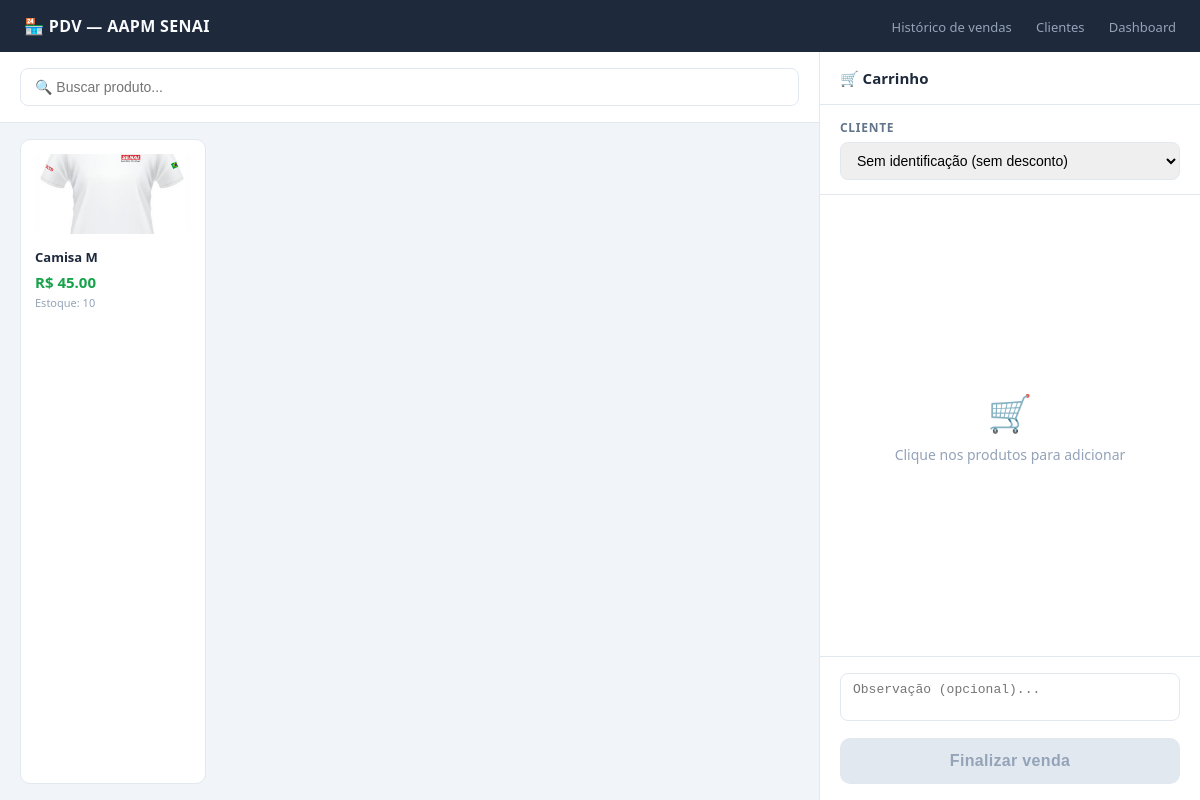
Page /pdv/ (signed in) on the committed database.
### app/models/produto.py (models this page shows, shortened)
class Produto(Base):
    __tablename__ = "produtos"
    id = Column(Integer, primary_key=True, autoincrement=True, index=True)
    nome = Column(String(150), nullable=False, index=True)
    preco = Column(Float, nullable=False, default=0.0)
    estoque_atual = Column(Integer, nullable=False, default=0)
    ativo = Column(Boolean, default=True)
    imagem_path = Column(String(255), nullable=True)
    categoria_id = Column(Integer, ForeignKey("categorias.id", ondelete="SET NULL"), nullable=True)
    categoria = relationship("Categoria", back_populates="produtos")

### app/controllers/pdv_controller.py (the view)
@router.get("/")
def tela_pdv(
    request: Request,
    db: Session = Depends(get_db),
    usuario = Depends(get_usuario_logado)
):
    produtos  = (
        db.query(Produto)
        .filter(Produto.ativo == True, Produto.estoque_atual > 0)
        .order_by(Produto.nome)
        .all()
    )
    clientes  = (
        db.query(Cliente)
        .filter(Cliente.ativo == True)
        .order_by(Cliente.nome)
        .all()
    )
    return templates.TemplateResponse(
        request,
        "pdv/index.html",
        {
            "request":             request,
            "usuario":             usuario,
            "produtos":            produtos,
            "clientes":            clientes,
            "desconto_associado":  DESCONTO_ASSOCIADO,
        }
    )

### app/templates/pdv/index.html (shortened to what this page needs)
<!DOCTYPE html>
<html lang="pt-br">
<head>
</head>
<body>
<header class="topbar">
    <span class="topbar-title">🏪 PDV — AAPM SENAI</span>
    <nav class="topbar-links">
        <a href="/pdv/historico">Histórico de vendas</a>
        <a href="/clientes">Clientes</a>
        <a href="/dashboard">Dashboard</a>
    </nav>
</header>
<div class="pdv-layout">
    <section class="produtos-col">
        <div class="produtos-header">
            <input class="busca-input"
                   type="text"
                   id="busca-produto"
                   placeholder="🔍 Buscar produto..."
                   autocomplete="off">
        </div>
        <div class="produtos-grid" id="grade-produtos">
            {% for p in produtos %}
            <div class="produto-card {% if p.estoque_atual == 0 %}sem-estoque{% endif %}"
                 data-id="{{ p.id }}"
                 data-nome="{{ p.nome }}"
                 data-preco="{{ p.preco }}"
                 data-estoque="{{ p.estoque_atual }}"
                 data-nome-lower="{{ p.nome.lower() }}"
                 onclick="adicionarAoCarrinho(this)">
                <img src="{{ p.imagem_url }}" alt="{{ p.nome }}">
                <div class="produto-card-nome">{{ p.nome }}</div>
                <div class="produto-card-preco">
                    R$ {{ "%.2f"|format(p.preco) }}
                </div>
                <div class="produto-card-estoque">
                    Estoque: {{ p.estoque_atual }}
                </div>
            </div>
            {% endfor %}
        </div>
    </section>
    <aside class="carrinho-col">
        <div class="carrinho-header">🛒 Carrinho</div>
        <div class="cliente-section">
            <label>Cliente</label>
            <select class="cliente-select"
                    id="select-cliente"
                    onchange="atualizarCliente(this)">
                <option value="0" data-associado="false">
                    Sem identificação (sem desconto)
                </option>
            </select>
        </div>
        <div class="carrinho-itens" id="lista-carrinho">
            <div class="carrinho-vazio" id="msg-vazio">
                <span class="carrinho-vazio-icon">🛒</span>
                Clique nos produtos para adicionar
            </div>
        </div>
        <div class="carrinho-footer">
            <textarea class="obs-input"
                      id="obs-input"
                      rows="2"
                      placeholder="Observação (opcional)..."></textarea>
            <form id="form-venda" action="/pdv/finalizar" method="post">
                <button class="btn-finalizar"
                        id="btn-finalizar"
                        type="button"
                        disabled
                        onclick="finalizarVenda()">
                    Finalizar venda
                </button>
            </form>
        </div>
    </aside>
</div>
</body>
</html>

### app/templates/pdv/index.html (style rules this page uses)
*, *::before, *::after { box-sizing: border-box; margin: 0; padding: 0; }
body { font-family: 'Segoe UI', sans-serif; background: #f1f5f9; color: #1e293b; height: 100vh; display: flex; flex-direction: column; }
.topbar { background: #1e293b; color: #f8fafc; padding: 0 24px; height: 52px; display: flex; align-items: center; justify-content: space-between; flex-shrink: 0; }
.topbar-title { font-weight: 700; font-size: 16px; letter-spacing: .02em; }
.topbar-links a { color: #94a3b8; font-size: 13px; margin-left: 20px; text-decoration: none; }
.pdv-layout { display: grid; grid-template-columns: 1fr 380px; flex: 1; overflow: hidden; }
.produtos-col { display: flex; flex-direction: column; border-right: 1px solid #e2e8f0; overflow: hidden; }
.produtos-header { padding: 16px 20px; border-bottom: 1px solid #e2e8f0; background: #fff; flex-shrink: 0; }
.busca-input { width: 100%; padding: 10px 14px; border: 1px solid #e2e8f0; border-radius: 8px; font-size: 14px; outline: none; transition: border-color .2s; }
.produtos-grid { display: grid; grid-template-columns: repeat(auto-fill, minmax(160px, 1fr)); gap: 12px; padding: 16px 20px; overflow-y: auto; flex: 1; }
.produto-card { background: #fff; border: 1px solid #e2e8f0; border-radius: 10px; padding: 14px; cursor: pointer; transition: border-color .15s, transform .1s, box-shadow .15s; user-select: none; }
.produto-card img { width: 100%; height: 80px; object-fit: cover; border-radius: 6px; margin-bottom: 10px; background: #f8fafc; }
.produto-card-nome { font-size: 13px; font-weight: 600; color: #1e293b; line-height: 1.3; margin-bottom: 6px; }
.produto-card-preco { font-size: 15px; font-weight: 700; color: #16a34a; }
.produto-card-estoque { font-size: 11px; color: #94a3b8; margin-top: 3px; }
.carrinho-col { display: flex; flex-direction: column; background: #fff; overflow: hidden; }
.carrinho-header { padding: 16px 20px; border-bottom: 1px solid #e2e8f0; font-weight: 700; font-size: 15px; flex-shrink: 0; }
.cliente-section { padding: 14px 20px; border-bottom: 1px solid #e2e8f0; flex-shrink: 0; }
.cliente-section label { font-size: 12px; font-weight: 600; color: #64748b; text-transform: uppercase; letter-spacing: .06em; display: block; margin-bottom: 6px; }
.cliente-select { width: 100%; padding: 9px 12px; border: 1px solid #e2e8f0; border-radius: 8px; font-size: 14px; outline: none; cursor: pointer; transition: border-color .2s; }
.carrinho-itens { flex: 1; overflow-y: auto; padding: 8px 0; }
.carrinho-vazio { display: flex; flex-direction: column; align-items: center; justify-content: center; height: 100%; color: #94a3b8; font-size: 14px; gap: 8px; }
.carrinho-vazio-icon { font-size: 36px; }
.carrinho-footer { border-top: 1px solid #e2e8f0; padding: 16px 20px; flex-shrink: 0; }
.obs-input { width: 100%; padding: 8px 12px; border: 1px solid #e2e8f0; border-radius: 8px; font-size: 13px; margin-bottom: 12px; outline: none; resize: none; }
.btn-finalizar { width: 100%; padding: 14px; background: #16a34a; color: #fff; border: none; border-radius: 10px; font-size: 16px; font-weight: 700; cursor: pointer; transition: background .15s; letter-spacing: .02em; }
.btn-finalizar:disabled { background: #e2e8f0; color: #94a3b8; cursor: not-allowed; }

### rows in the picture
Produto: imagem_url (picture), nome "Camisa M", preco "45.00", estoque_atual "10"
